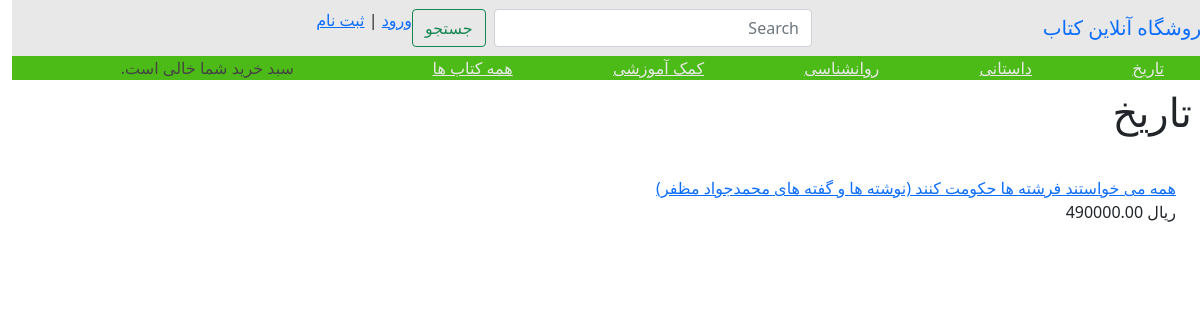
The app's page /trkh/ with its own data.
### book/models.py (models this page shows, shortened)
class Category(models.Model):
    name = models.CharField(verbose_name='دسته', max_length=200, db_index=True)
    slug = models.SlugField(max_length=200, unique=True)
    created_by = models.ForeignKey(get_user_model(), verbose_name='ایجاد کننده', on_delete=models.CASCADE)
    create_time = models.DateTimeField(verbose_name='تاریخ ایجاد', auto_now_add=True)
    update_time = models.DateTimeField(verbose_name='تاریخ بروزرسانی', auto_now=True)
    class Meta:
        verbose_name_plural = 'گروه ها'
        ordering = ('name',)
    def get_absolute_url(self):
        return reverse('book:book_list_by_category', args=[self.slug])

class Book(models.Model):
    category = models.ManyToManyField(Category, verbose_name='دسته', related_name='books')
    title = models.CharField(verbose_name='عنوان کتاب', max_length=200, db_index=True)
    author = models.CharField(verbose_name='نویسنده', max_length=100)
    slug = models.SlugField(max_length=200, db_index=True)
    price = models.DecimalField(verbose_name='قیمت کتاب', max_digits=10, decimal_places=2)
    cash_off = models.ForeignKey('order.CashOff', verbose_name='تخفیف نقدی',
                                 on_delete=models.DO_NOTHING, blank=True, null=True
                                 )
    percent_off = models.ForeignKey('order.PercentageOff', verbose_name='تخفیف درصدی',
                                    on_delete=models.DO_NOTHING, blank=True, null=True
                                    )
    quantity = models.IntegerField(verbose_name='موجودی انبار')
    available = models.BooleanField(verbose_name='موجود در انبار', default=True)
    created_by = models.ForeignKey(CustomUser, verbose_name='ایجاد کننده', on_delete=models.CASCADE)
    create_time = models.DateTimeField(verbose_name='تاریخ ایجاد', auto_now_add=True)
    update_time = models.DateTimeField(verbose_name='تاریخ بروزرسانی', auto_now=True)
    class Meta:
        verbose_name_plural = 'کتاب ها'
        ordering = ('title',)
        index_together = (('id', 'slug'),)
    def get_absolute_url(self):
        return reverse('book:book_detail', args=[self.id, self.slug])

### book/views.py (the view)
# urls.py: path('', book_list, name='book_list'),
def book_list(request, category_slug=None):
    category = None
    categories = Category.objects.all()
    search_book = request.GET.get('search')
    if search_book:
        books = Book.objects.filter(Q(title__icontains=search_book) | Q(author__icontains=search_book), available=True)
    else:
        books = Book.objects.filter(available=True)
    if category_slug:
        category = get_object_or_404(Category, slug=category_slug)
        books = books.filter(category=category)
    return render(request,
                  'book/book_list.html',
                  {'category': category, 'categories': categories, 'books': books}
                  )

### cart/cart.py (called while the page is built)
    def __len__(self):
        return sum(item['quantity'] for item in self.cart.values())

### cart/context_processors.py (called while the page is built)
def cart(request):
    return {'cart': Cart(request)}

### book/templates/book/book_list.html (shortened to what this page needs)
{% extends "base.html" %}
{% load static %}
{% block content %}
    <div id="main" class="product-list">
        <h1 class="p-2">
            {% if category %}{{ category.name }}
            {% else %}
                همه کتاب ها
            {% endif %}
        </h1>
        {% for book in books %}
            <div class="item p-4">
                <a href="{{ book.get_absolute_url }}">{{ book.title }}</a>
                <br>
                   ریال {{ book.price }}
            </div>
        {% endfor %}
    </div>
{% endblock content%}

### templates/base.html (shortened to what this page needs)
{% load static %}
<!DOCTYPE html>
<html  lang="ar" dir="rtl">
    <head>
        <link rel="stylesheet" href="https://cdn.jsdelivr.net/npm/bootstrap@5.0.2/dist/css/bootstrap.rtl.min.css"
>
        <link href="{% static "css/base.css" %}" rel="stylesheet">
    </head>
    <body>
        <div class="navbar navbar-expand-lg mh-100">
                <div class="col">
                    <a class="navbar-brand" href="#">فروشگاه آنلاین کتاب </a>
                </div>
                <div id="search" class="col">
                    <form class="d-flex" action="{% url 'book:book_list' %}">
                      <input class="form-control me-2" type="search" placeholder="Search" aria-label="Search" name="search">
                      <button class="btn btn-outline-success" type="submit">جستجو</button>
                    </form>
                </div>
                <div class="col text-left">
                    {% if user.is_authenticated %}
                    <p><a href="{% url 'account_logout' %}">خروج</a></p>
                    {% else %}
                        <p><a href="{% url 'account_login' %}">ورود</a> |
                        <a href="{% url 'account_signup' %}">ثبت نام</a></p>
                    {% endif %}
                </div>
        </div>
<div id="subheader" class="row">
            <div id="category_list" class="col-9">
                {% for c in categories %}
                        <a class="m-5" href="{{ c.get_absolute_url }}">{{ c.name }}</a>
                {% endfor %}
                <a class="m-5" href="{% url "book:book_list" %}">همه کتاب ها</a>
            </div>
            <div class="col-3 cart">
                {% with total_items=cart|length %}
                    {% if total_items > 0 %}
                        Your cart:
                        <a href="{% url "cart:cart_detail" %}">
                        {{ total_items }} item{{ total_items|pluralize }},
                        {{ cart.get_total_price }}
                        </a>
                    {% else %}
                        سبد خرید شما خالی است.
                    {% endif %}
                {% endwith %}
            </div>
    </div>
        <section class="container-fluid">
            {% block content %}
            {% endblock content%}
        </section>
    </body>
</html>

### static/css/base.css (style rules this page uses)
.navbar { background-color: #E8E8E8; }
#subheader { background-color: #4CBB17!important; color:#444; }
#category_list a { color: #E8E8E8 !important; }

### records on screen
Category: name "تاریخ"
Category: name "داستانی"
Category: name "روانشناسی"
Category: name "کمک آموزشی"
Book: title "همه می خواستند فرشته ها حکومت کنند (نوشته ها و گفته های محمدجواد مظفر)", price "490000.00"
